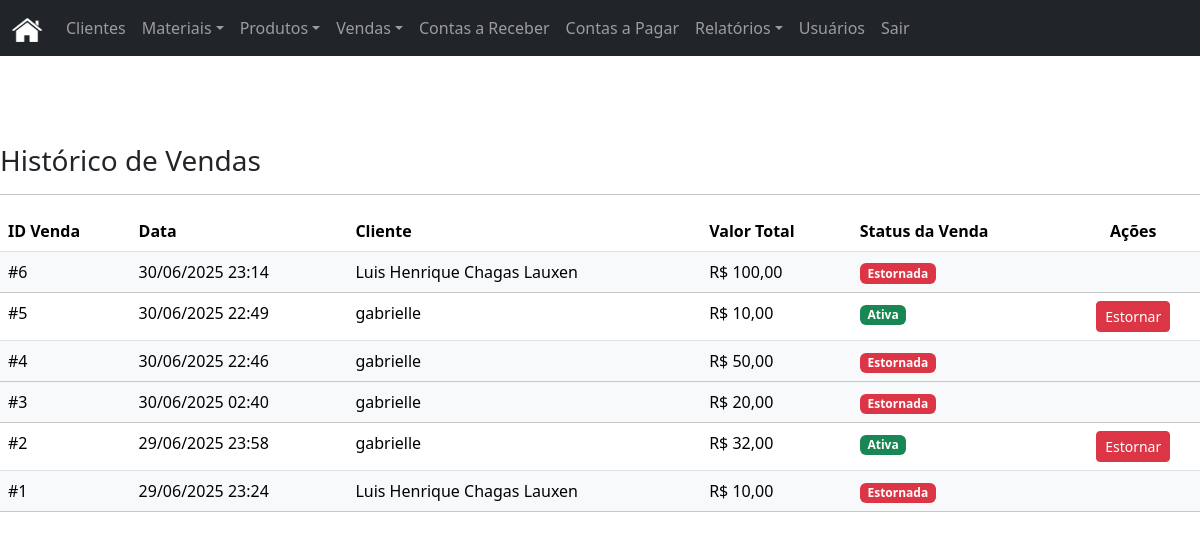
The app's page /index.php?page=vendas/list (signed in) with its own data.
### tables this page shows
CREATE TABLE `vendas` (
  `id` int(11) NOT NULL AUTO_INCREMENT,
  `cliente_id` int(11) NOT NULL,
  `data_venda` timestamp NOT NULL DEFAULT current_timestamp(),
  `valor_total` decimal(10,2) NOT NULL,
  `status_venda` enum('ativa','estornada') NOT NULL DEFAULT 'ativa',
  PRIMARY KEY (`id`),
  KEY `cliente_id` (`cliente_id`),
  CONSTRAINT `vendas_ibfk_1` FOREIGN KEY (`cliente_id`) REFERENCES `clientes` (`id`)
);

CREATE TABLE `clientes` (
  `id` int(11) NOT NULL AUTO_INCREMENT,
  `nome` varchar(255) NOT NULL,
  `email` varchar(255) DEFAULT NULL,
  `telefone` varchar(20) DEFAULT NULL,
  `endereco` text DEFAULT NULL,
  PRIMARY KEY (`id`)
);

### modulos/vendas/list.php (the view, shortened to what this page needs)
<?php
$vendas = $pdo->query("
    SELECT v.id, v.data_venda, v.valor_total, v.status_venda, c.nome as cliente_nome
    FROM vendas v
    JOIN clientes c ON v.cliente_id = c.id
    ORDER BY v.data_venda DESC
")->fetchAll();
?>
<h3>Histórico de Vendas</h3>
<hr>
<table class="table table-hover">
    <thead>
        <tr>
            <th>ID Venda</th>
            <th>Data</th>
            <th>Cliente</th>
            <th>Valor Total</th>
            <th>Status da Venda</th> <th class="text-center">Ações</th>
        </tr>
    </thead>
    <tbody>
        <?php foreach($vendas as $venda): ?>
        <tr class="<?= $venda['status_venda'] == 'estornada' ? 'table-light text-muted' : '' ?>">
            <td>#<?= $venda['id'] ?></td>
            <td><?= date('d/m/Y H:i', strtotime($venda['data_venda'])) ?></td>
            <td><?= htmlspecialchars($venda['cliente_nome']) ?></td>
            <td>R$ <?= number_format($venda['valor_total'], 2, ',', '.') ?></td>
            <td>
                <span class="badge <?= $venda['status_venda'] == 'ativa' ? 'bg-success' : 'bg-danger' ?>">
                    <?= ucfirst($venda['status_venda']) ?>
                </span>
            </td>
            <td class="text-center">
                <?php
                if ($venda['status_venda'] == 'ativa'):
                ?>
                <form method="POST" action="modulos/vendas/actions.php" style="display:inline;" onsubmit="return confirm('Tem certeza que deseja estornar esta venda? Esta ação não pode ser desfeita e os produtos retornarão ao estoque.');">
                    <button type="submit" class="btn btn-sm btn-danger">Estornar</button>
                </form>
                <?php endif; ?>
            </td>
        </tr>
        <?php endforeach; ?>
    </tbody>
</table>

### includes/header.php (style rules this page uses)
body { padding-top: 5rem; }

### records on screen
vendas: id "6", data_venda "30/06/2025 23:14", cliente.nome "Luis Henrique Chagas Lauxen", valor_total "100,00", status_venda "Estornada"
vendas: id "5", data_venda "30/06/2025 22:49", cliente.nome "gabrielle", valor_total "10,00", status_venda "Ativa"
vendas: id "4", data_venda "30/06/2025 22:46", cliente.nome "gabrielle", valor_total "50,00", status_venda "Estornada"
vendas: id "3", data_venda "30/06/2025 02:40", cliente.nome "gabrielle", valor_total "20,00", status_venda "Estornada"
vendas: id "2", data_venda "29/06/2025 23:58", cliente.nome "gabrielle", valor_total "32,00", status_venda "Ativa"
vendas: id "1", data_venda "29/06/2025 23:24", cliente.nome "Luis Henrique Chagas Lauxen", valor_total "10,00", status_venda "Estornada"
